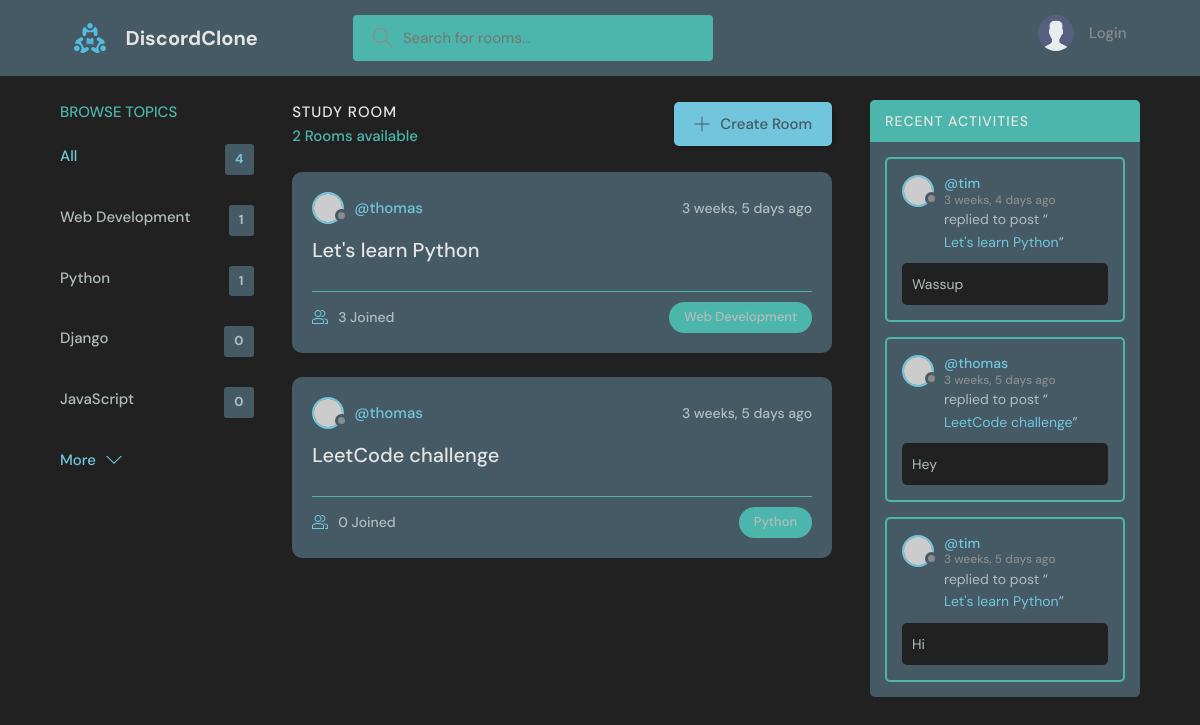
The app's page /, older data.
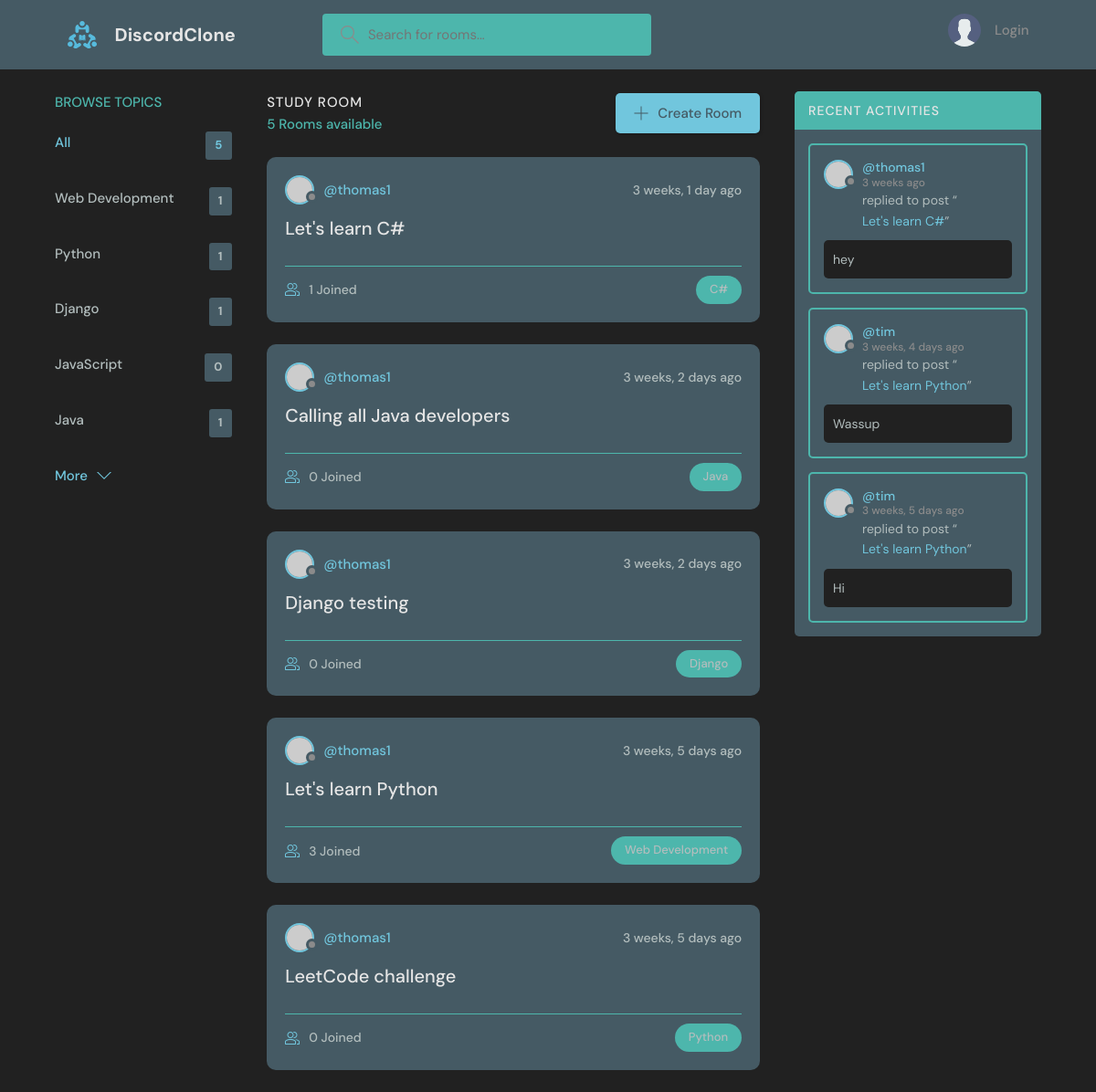
The same page, newer data.
### base/models.py (models this page shows, shortened)
class Topic(models.Model):
    name = models.CharField(max_length=200)

class Room(models.Model):
    host = models.ForeignKey(User, on_delete=models.SET_NULL, null=True)
    topic = models.ForeignKey(Topic, on_delete=models.SET_NULL, null=True)
    name = models.CharField(max_length=200)
    description = models.TextField(null=True, blank=True)
    participants = models.ManyToManyField(User, related_name='participants', blank=True)
    update = models.DateTimeField(auto_now=True)
    created = models.DateTimeField(auto_now_add=True)
    class Meta:
        ordering = ['-update', '-created']
    def __str__(self):
        return self.name

class Message(models.Model):
    user = models.ForeignKey(User, on_delete=models.CASCADE)
    room = models.ForeignKey(Room, on_delete=models.CASCADE)
    body = models.TextField()
    updated = models.DateTimeField(auto_now=True)
    created = models.DateTimeField(auto_now_add=True)
    class Meta:
        ordering = ['-updated', '-created']

### base/views.py (the view)
# urls.py: path('', views.home, name="home"),
def home(request):
    q = request.GET.get('q') if request.GET.get('q') != None else ''
    rooms = Room.objects.filter(
        Q(topic__name__icontains=q) |
        Q(name__icontains=q) |
        Q(description__icontains=q)
        )
    topics = Topic.objects.all()[0:5]
    room_count = rooms.count()
    room_messages = Message.objects.filter(Q(room__topic__name__icontains=q))
    context = {'rooms': rooms, 'topics': topics,
    'room_count': room_count, 'room_messages': room_messages}
    return render(request, 'base/home.html', context)

### base/templates/base/home.html (shortened to what this page needs)
{% extends 'main.html' %}
{% block content %}
    <main class="layout layout--3">
      <div class="container">
        {% include 'base/topics_component.html' %}
        <div class="roomList">
          <div class="roomList__header">
            <div>
              <h2>Study Room</h2>
              <p>{{room_count}} Rooms available</p>
            </div>
            <a class="btn btn--main" href="{% url 'create-room' %}">
              <svg version="1.1" xmlns="http://www.w3.org/2000/svg" width="32" height="32" viewBox="0 0 32 32">
                <title>add</title>
                <path
                  d="M16.943 0.943h-1.885v14.115h-14.115v1.885h14.115v14.115h1.885v-14.115h14.115v-1.885h-14.115v-14.115z"
                ></path>
              </svg>
              Create Room
            </a>
          </div>
          {% include 'base/feed_component.html' %}
        </div>
        {% include 'base/activity_component.html' %}
      </div>
    </main>
    {% endblock content %}

### base/templates/base/topics_component.html
        <div class="topics">
            <div class="topics__header">
              <h2>Browse Topics</h2>
            </div>
            <ul class="topics__list">
              <li>
                <a href="{% url 'home' %}" class="active">All <span>{{topics.count}}</span></a>
              </li>
              {% for topic in topics %}
              <li>
                <a href="{% url 'home' %}?q={{topic.name}}">{{topic.name}}<span>{{topic.room_set.all.count}}</span></a>
              </li>
              {% endfor %}
            </ul>
            <a class="btn btn--link" href="{% url 'topics' %}">
              More
              <svg version="1.1" xmlns="http://www.w3.org/2000/svg" width="32" height="32" viewBox="0 0 32 32">
                <title>chevron-down</title>
                <path d="M16 21l-13-13h-3l16 16 16-16h-3l-13 13z"></path>
              </svg>
            </a>
          </div>

### base/templates/base/feed_component.html (shortened to what this page needs)
{% for room in rooms %}
<div class="roomListRoom">
    <div class="roomListRoom__header">
      <a href="{% url 'user-profile' room.host.id %}" class="roomListRoom__author">
        <div class="avatar avatar--small">
          <img src="https://randomuser.me/api/portraits/women/11.jpg" />
        </div>
        <span>@{{room.host.username}}</span>
      </a>
      <div class="roomListRoom__actions">
        <span>{{room.created|timesince}} ago</span>
      </div>
    </div>
    <div class="roomListRoom__content">
      <a href="{% url 'room' room.id %}">{{room.name}}</a>
    </div>
    <div class="roomListRoom__meta">
      <a href="{% url 'room' room.id %}" class="roomListRoom__joined">
        {{room.participants.all.count}} Joined
      </a>
      <p class="roomListRoom__topic">{{room.topic.name}}</p>
    </div>
  </div>
{% endfor %}

### base/templates/base/activity_component.html (shortened to what this page needs)
<div class="activities">
    <div class="activities__header">
      <h2>Recent Activities</h2>
    </div>
    {% for message in room_messages%}
    <div class="activities__box">
      <div class="activities__boxHeader roomListRoom__header">
        <a href="{% url 'user-profile' message.user.id %}" class="roomListRoom__author">
          <div class="avatar avatar--small">
            <img src="https://randomuser.me/api/portraits/women/11.jpg" />
          </div>
          <p>
            @{{message.user}}
            <span>{{message.created|timesince}} ago</span>
          </p>
        </a>
      </div>
      <div class="activities__boxContent">
        <p>replied to post “<a href="{% url 'room' message.room.id %}">{{message.room}}</a>”</p>
        <div class="activities__boxRoomContent">
          {{message.body}}
        </div>
      </div>
    </div>
    {% endfor %}
  </div>

Row changes from the older to the newer data that the page shows:
removed Message: user "thomas", created "3 weeks, 5 days", room "LeetCode challenge", body "Hey"
computed for Topic "Django": room_set.all.count "0" → "1"
added Topic: name "Java", room_set.all.count "1"
added Room: host.username "thomas1", created "3 weeks, 1 day", name "Let's learn C#", participants.all.count "1", topic.name "C#"
added Room: host.username "thomas1", created "3 weeks, 2 days", name "Calling all Java developers", participants.all.count "0", topic.name "Java"
added Room: host.username "thomas1", created "3 weeks, 2 days", name "Django testing", participants.all.count "0", topic.name "Django"
changed through a linked row, Room "Let's learn Python": host.username "thomas" → "thomas1"
changed through a linked row, Room "LeetCode challenge": host.username "thomas" → "thomas1"
added Message: user "thomas1", created "3 weeks", room "Let's learn C#", body "hey"
Text that changed along with them:
{{ topics.count }}: "4" → "5"
{{ room_count }}: "2" → "5"
